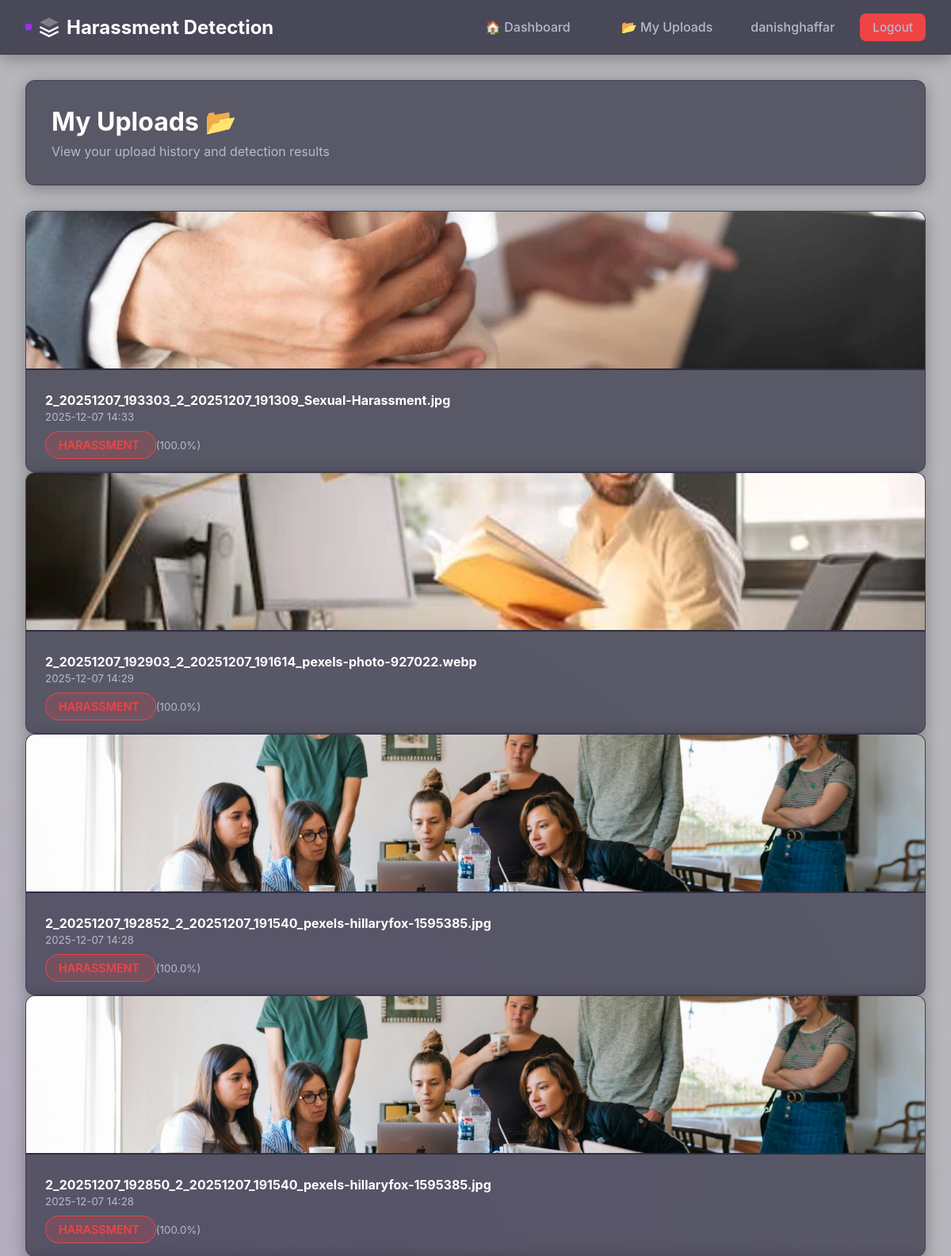
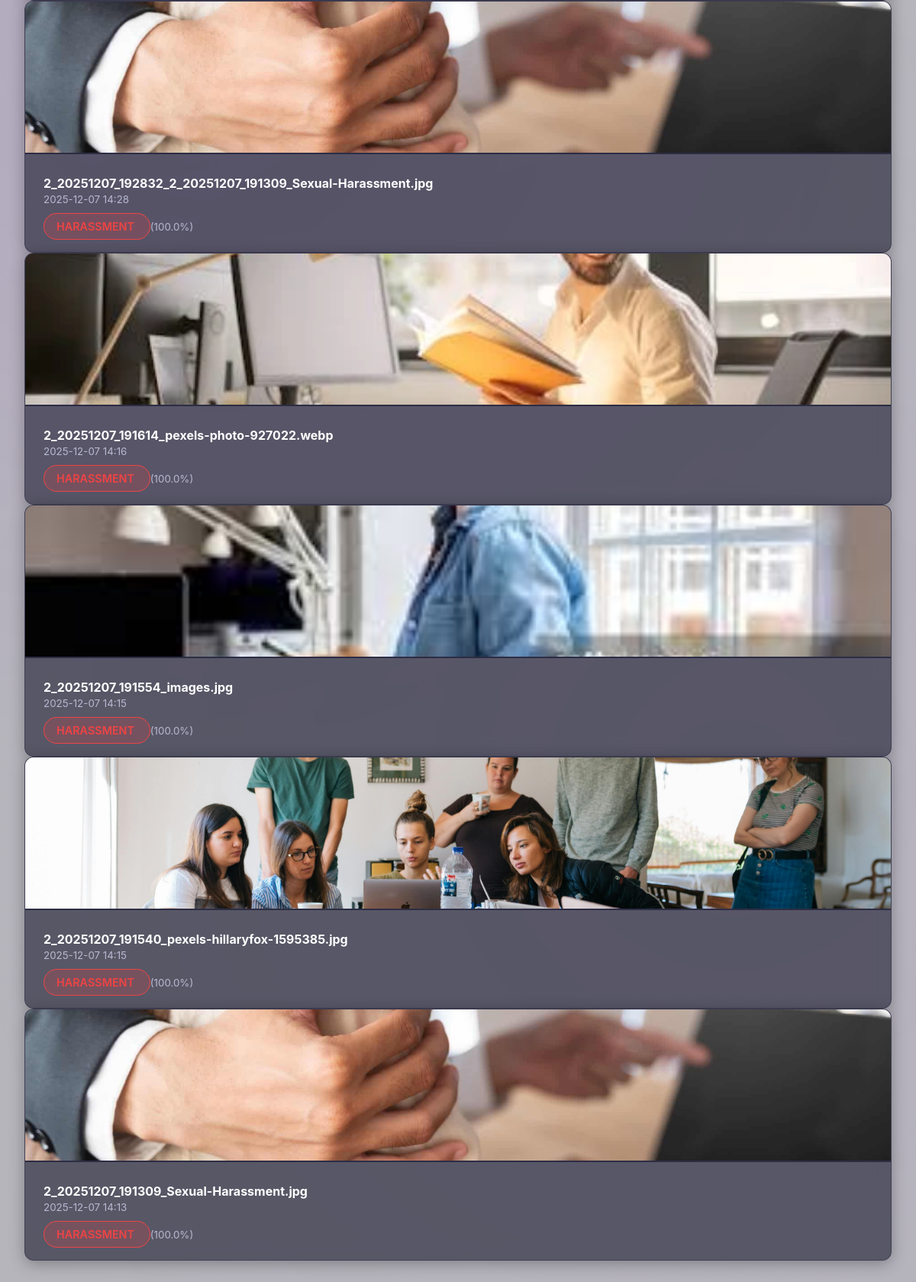
The page /my-uploads (signed in) on the database its author committed (2 pictures, top to bottom).
### models.py (models this page shows, shortened)
class User(UserMixin, db.Model):
    __tablename__ = 'users'
    id = db.Column(db.Integer, primary_key=True)
    username = db.Column(db.String(80), unique=True, nullable=False)
    email = db.Column(db.String(120), unique=True, nullable=False)
    password_hash = db.Column(db.String(255), nullable=False)
    is_admin = db.Column(db.Boolean, default=False)
    created_at = db.Column(db.DateTime, default=datetime.utcnow)
    uploads = db.relationship('Upload', backref='user', lazy=True, cascade='all, delete-orphan')

class Upload(db.Model):
    __tablename__ = 'uploads'
    id = db.Column(db.Integer, primary_key=True)
    user_id = db.Column(db.Integer, db.ForeignKey('users.id'), nullable=False)
    filename = db.Column(db.String(255), nullable=False)
    filepath = db.Column(db.String(500), nullable=False)
    detection_result = db.Column(db.String(50), nullable=False)  # 'harassment' or 'normal'
    confidence = db.Column(db.Float, nullable=False)
    uploaded_at = db.Column(db.DateTime, default=datetime.utcnow)
    reviewed = db.Column(db.Boolean, default=False)
    alert = db.relationship('Alert', backref='upload', uselist=False, cascade='all, delete-orphan')

### app.py (the view)
@app.route('/my-uploads')
@login_required
def my_uploads():
    uploads = Upload.query.filter_by(user_id=current_user.id)\
        .order_by(Upload.uploaded_at.desc()).all()
    return render_template('my_uploads.html', uploads=uploads)

### app.py (called while the page is built)
@login_manager.user_loader
def load_user(user_id):
    return User.query.get(int(user_id))

### templates/my_uploads.html (shortened to what this page needs)
{% extends "base.html" %}
{% block content %}
<div style="background: rgba(26, 26, 46, 0.6); backdrop-filter: blur(10px); padding: 2rem; border-radius: 12px; margin-bottom: 2rem; box-shadow: 0 4px 20px rgba(0, 0, 0, 0.3); border: 1px solid rgba(45, 45, 68, 0.5);">
    <h1 style="color: var(--text-white); margin-bottom: 0.5rem;">My Uploads 📂</h1>
    <p style="color: var(--text-light);">View your upload history and detection results</p>
</div>
<div class="uploads-grid">
    {% if uploads %}
        {% for upload in uploads %}
        <div class="upload-card">
            <img src="{{ url_for('uploaded_file', filename=upload.filename) }}"
                 class="upload-image" alt="Upload"
                 onclick="window.open(this.src, '_blank')">
            <div class="upload-info">
                <p><strong>{{ upload.filename }}</strong></p>
                <p><small>{{ upload.uploaded_at.strftime('%Y-%m-%d %H:%M') }}</small></p>
                <p style="margin-top: 1rem;">
                    <span class="badge badge-{{ 'danger' if upload.detection_result == 'harassment' else 'success' }}">
                        {{ upload.detection_result.upper() }}
                    </span>
                    <small>({{ '%.1f'| format(upload.confidence * 100) }}%)</small>
                </p>
            </div>
        </div>
        {% endfor %}
    {% else %}
        <div class="card" style="grid-column: 1 / -1;">
            <p style="text-align: center; color: var(--text-muted);">No uploads yet. Start uploading from the dashboard!</p>
        </div>
    {% endif %}
</div>
{% endblock %}

### templates/base.html (shortened to what this page needs)
<!DOCTYPE html>
<html lang="en">
<head>
</head>
<body>
    {% if current_user.is_authenticated %}
    <nav class="navbar">
        <div class="navbar-content">
            <a href="{{ url_for('dashboard') }}" class="navbar-brand">
                <svg width="28" height="28" viewBox="0 0 24 24" fill="none" xmlns="http://www.w3.org/2000/svg">
                    <path d="M12 2L2 7L12 12L22 7L12 2Z" fill="currentColor" opacity="0.3"/>
                    <path d="M2 17L12 22L22 17" stroke="currentColor" stroke-width="2"/>
                    <path d="M2 12L12 17L22 12" stroke="currentColor" stroke-width="2"/>
                </svg>
                Harassment Detection
            </a>
            <div class="navbar-menu">
                {% if current_user.is_admin %}
                    <a href="{{ url_for('admin_dashboard') }}">📊 Dashboard</a>
                    <a href="{{ url_for('admin_alerts') }}">🔔 Alerts</a>
                    <a href="{{ url_for('admin_uploads') }}">📁 Uploads</a>
                    <a href="{{ url_for('admin_users') }}">👥 Users</a>
                {% else %}
                    <a href="{{ url_for('dashboard') }}">🏠 Dashboard</a>
                    <a href="{{ url_for('my_uploads') }}">📂 My Uploads</a>
                {% endif %}
                <span>{{ current_user.username }}</span>
                <a href="{{ url_for('logout') }}" class="btn btn-danger">Logout</a>
            </div>
        </div>
    </nav>
    {% endif %}
    <div class="container">
        {% block content %}{% endblock %}
    </div>
</body>
</html>

### rows shown on the page
User: username "danishghaffar"
Upload: filename (picture), filename "2_20251207_193303_2_20251207_191309_Sexual-Harassment.jpg", uploaded_at "2025-12-07 14:33", detection_result "HARASSMENT", upload.confidence*100 "100.0"
Upload: filename (picture), filename "2_20251207_192903_2_20251207_191614_pexels-photo-927022.webp", uploaded_at "2025-12-07 14:29", detection_result "HARASSMENT", upload.confidence*100 "100.0"
Upload: filename (picture), filename "2_20251207_192852_2_20251207_191540_pexels-hillaryfox-1595385.jpg", uploaded_at "2025-12-07 14:28", detection_result "HARASSMENT", upload.confidence*100 "100.0"
Upload: filename (picture), filename "2_20251207_192850_2_20251207_191540_pexels-hillaryfox-1595385.jpg", uploaded_at "2025-12-07 14:28", detection_result "HARASSMENT", upload.confidence*100 "100.0"
Upload: filename (picture), filename "2_20251207_192832_2_20251207_191309_Sexual-Harassment.jpg", uploaded_at "2025-12-07 14:28", detection_result "HARASSMENT", upload.confidence*100 "100.0"
Upload: filename (picture), filename "2_20251207_191614_pexels-photo-927022.webp", uploaded_at "2025-12-07 14:16", detection_result "HARASSMENT", upload.confidence*100 "100.0"
Upload: filename (picture), filename "2_20251207_191554_images.jpg", uploaded_at "2025-12-07 14:15", detection_result "HARASSMENT", upload.confidence*100 "100.0"
Upload: filename (picture), filename "2_20251207_191540_pexels-hillaryfox-1595385.jpg", uploaded_at "2025-12-07 14:15", detection_result "HARASSMENT", upload.confidence*100 "100.0"
Upload: filename (picture), filename "2_20251207_191309_Sexual-Harassment.jpg", uploaded_at "2025-12-07 14:13", detection_result "HARASSMENT", upload.confidence*100 "100.0"
